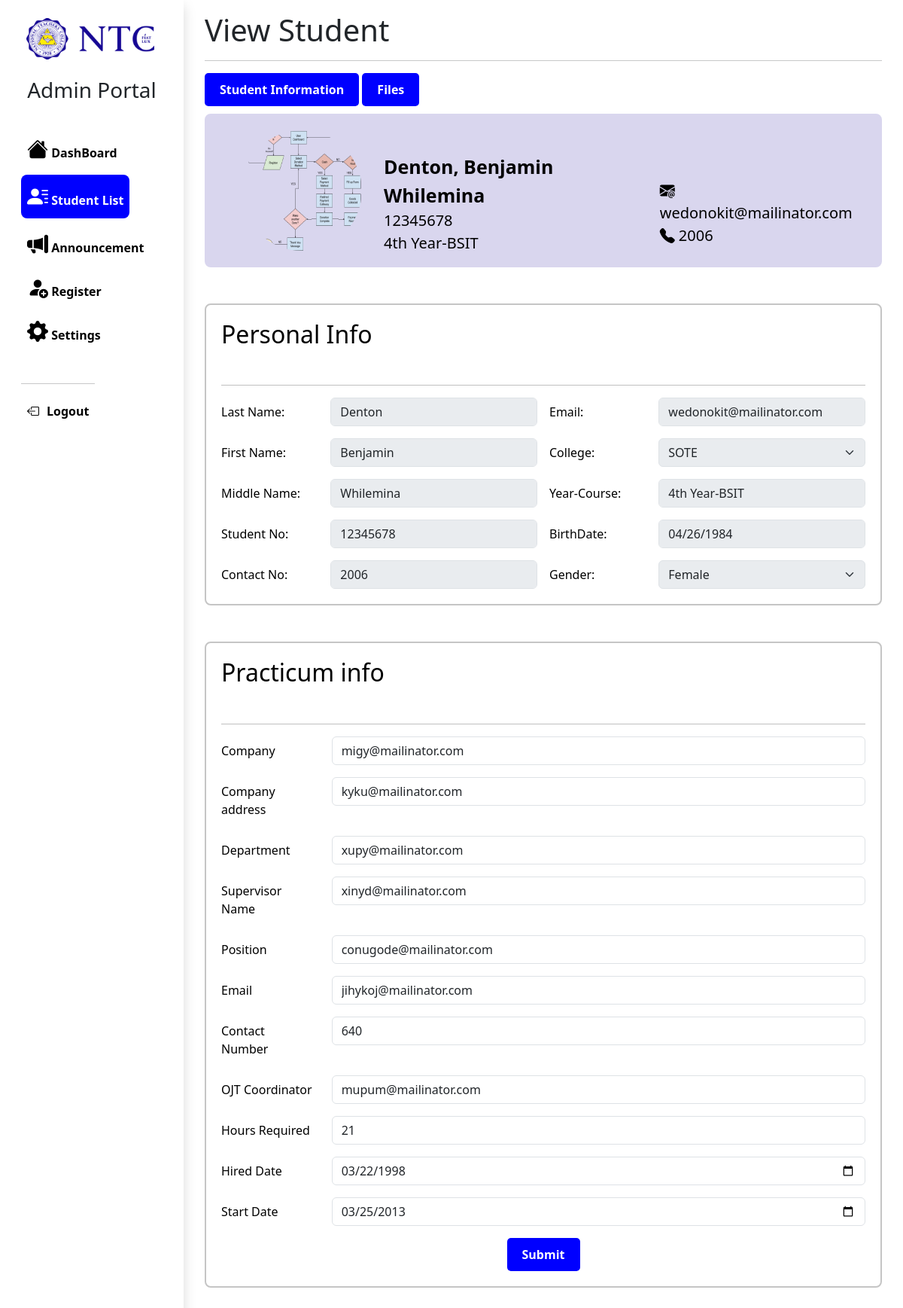
The page /admin/view_student.php?view=12345678 (signed in) on the database its author committed.
### tables this page shows
CREATE TABLE `studentinfo` (
  `id` int(225) NOT NULL,
  `studentid` int(50) NOT NULL,
  `image` varchar(225) DEFAULT NULL,
  `lastName` varchar(100) DEFAULT NULL,
  `firstName` varchar(100) DEFAULT NULL,
  `middleName` varchar(100) DEFAULT NULL,
  `contactNum` bigint(225) DEFAULT NULL,
  `email` varchar(100) DEFAULT NULL,
  `college` varchar(100) DEFAULT NULL,
  `yearProg` varchar(100) DEFAULT NULL,
  `birthDate` date DEFAULT NULL,
  `gender` varchar(100) DEFAULT NULL,
  `dateTimeCreated` datetime(6) DEFAULT NULL,
  `dateTimeUpdated` datetime(6) DEFAULT NULL
);

CREATE TABLE `practicuminfo` (
  `id` int(50) NOT NULL,
  `studentid` varchar(225) DEFAULT NULL,
  `company` varchar(100) DEFAULT NULL,
  `compAddress` varchar(100) DEFAULT NULL,
  `department` varchar(100) DEFAULT NULL,
  `supervisorName` varchar(100) DEFAULT NULL,
  `position` varchar(100) DEFAULT NULL,
  `email` varchar(100) DEFAULT NULL,
  `contactNum` int(50) DEFAULT NULL,
  `ojtCoordinator` varchar(100) DEFAULT NULL,
  `practicumHrsreq` int(100) DEFAULT NULL,
  `hiredDate` date DEFAULT NULL,
  `startDate` date DEFAULT NULL,
  `dateTimeCreated` datetime(6) DEFAULT NULL,
  `dateTimeUpdated` datetime(6) DEFAULT NULL
);

### admin/view_student.php (the view, shortened to what the rows shown need)
<?php
include "../include/connection.php";
if(isset($_GET['view'])){
     $student_id = $_GET['view'];
}
?>
<!DOCTYPE html>
<html lang="en">
<head>
     <link href="https://cdn.jsdelivr.net/npm/bootstrap@5.3.2/dist/css/bootstrap.min.css" rel="stylesheet">
      <link rel="stylesheet" href="https://cdn.jsdelivr.net/npm/bootstrap-icons@1.11.3/font/bootstrap-icons.min.css">
     <link rel="stylesheet" href="../src/css/admin/viewStudentStyle.css">
</head>
<body>
<div class="container-fluid">
    <div class="row">
        <div class="col-sm p-3 min-vh-100">
          <div class="container-xxl">
            <h1>View Student</h1>
            <form action="" method="post" enctype="multipart/form-data">
            <div class="profile-container ">
                  <?php
                                        $query = "SELECT * FROM `studentinfo` WHERE studentid = '$student_id'";
                                        $run = mysqli_query($conn, $query);
                                        if (mysqli_num_rows($run) > 0) {
                                            foreach ($run as $row) {
                                        ?>
<div class="container text-center">
                            <div class="row justify content-start">
                                <div class="col-3">
                                <img src="../student/image/<?php echo$row['image'] ?> " class="img-fluid rounded-circle rounded" style="width: 10rem; height:10rem;" alt="...">
                                </div>
                                <div class="col-5">
                                    <div class="labels">
                                                <label type="text" name="name" id="inputtext6" ><?php echo $row['lastName']?>, <?php echo $row['firstName']?> <?php echo $row['middleName']?></label><br>
                                                <label type="text" name="studentId" id="inputtext6" ><?php echo $row['studentid']?></label> <br>
                                                <label type="text" name="yearProg" id="inputtext6" ><?php echo $row['yearProg']?></label>
                                    </div>
                                </div>
                                <div class="col-4">
                                    <div class="labels2">
                                        <br>
                                        <i class="bi bi-envelope-at-fill"> </i> <label type="text" name="email" id="inputtext6" ><?php echo $row['email']?></label> <br>
                                        <i class="bi bi-telephone-fill"> </i>   <label type="text" name="contact_no" id="inputtext6" ><?php echo $row['contactNum']?></label>
                                    </div>
                                </div>
                            </div>
                        </div>
            </div>
                    <div class="pt-5">
                <div class="analytics-container  mb-5 " >
                        <h2>Personal Info</h2>
                        <div class="form-check form-switch">
                        </div>
                        <hr>
                    <div class="row g-3 align-items-center">
                    <div class="col-md-2">
                                <label for="inputtext6" class="col-form-label">Last Name:</label>
                            </div>
                            <div class="col-md-4">
                                <input type="text" name="last_name" id="inputtext6" class="form-control" aria-describedby="textHelpInline" value = "<?php echo $row['lastName'] ?>" disabled>
                            </div>
                            <div class="col-md-2">
                                <label for="inputtext6" class="col-form-label">Email:</label>
                            </div>
                            <div class="col-md-4">
                                <input type="email" name="email" id="inputtext6" class="form-control" aria-describedby="textHelpInline" value = "<?php echo $row['email'] ?>" disabled >
                            </div>
                            <div class="col-md-2">
                                <label for="inputtext6" class="col-form-label">First Name:</label>
                            </div>
                            <div class="col-md-4">
                                <input type="text" name="first_name" id="inputtext6" class="form-control" aria-describedby="textHelpInline" value = "<?php echo $row['firstName'] ?>" disabled>
                            </div>
                            <div class="col-md-2">
                                <label for="inputtext6" class="col-form-label">College:</label>
                            </div>
                            <div class="col-md-4">
                            <select class="form-select" aria-label="Default select example" id="select" name="college" disabled>
                                                    <?php if ($row['college'] == 'SOAST') : ?>
                                                        <option value="SOAST">SOAST</option>
                                                        <option value="SOB">SOB</option>
                                                        <option value="SOTE">SOTE</option>
                                                    <?php elseif($row['college'] == 'SOB') : ?>
                                                        <option value="SOB">SOB</option>
                                                        <option value="SOAST">SOAST</option>
                                                        <option value="SOTE">SOTE</option>
                                                    <?php else : ?>
                                                        <option value="SOTE">SOTE</option>
                                                    <?php endif; ?>
                                                </select>
                            </div>
                            <div class="col-md-2">
                                <label for="inputtext6" class="col-form-label">Middle Name:</label>
                            </div>
                            <div class="col-md-4">
                                <input type="text" name="middle_name" id="inputtext6" class="form-control" aria-describedby="textHelpInline" value = "<?php echo $row['middleName'] ?>" disabled>
                            </div>
                            <div class="col-md-2">
                                <label for="inputtext6" class="col-form-label">Year-Course:</label>
                            </div>
                            <div class="col-md-4">
                                <input type="text" name="year_course" id="inputtext6" placeholder="4th Year-BSIT" class="form-control" aria-describedby="textHelpInline" value = "<?php echo $row['yearProg'] ?>" disabled>
                            </div>
                            <div class="col-md-2">
                                <label for="inputtext6" class="col-form-label">Student No:</label>
                            </div>
                            <div class="col-md-4">
                                <input type="text" id="inputtext6" class="form-control" aria-describedby="textHelpInline" value="<?php echo $student_id ?>" disabled>
                            </div>
                            <div class="col-md-2">
                                <label for="inputtext6" class="col-form-label">BirthDate:</label>
                            </div>
                            <div class="col-md-4">
                                <input type="date" name="birth_date" id="inputtext6" class="form-control" aria-describedby="textHelpInline" value = "<?php echo $row['birthDate'] ?>" disabled>
                            </div>
                            <div class="col-md-2">
                                <label for="inputtext6" class="col-form-label">Contact No:</label>
                            </div>
                            <div class="col-md-4">
                                <input type="number" name="contact_no" id="inputtext6" class="form-control" aria-describedby="textHelpInline"value = "<?php echo $row['contactNum'] ?>" disabled>
                            </div>
                            <div class="col-md-2">
                                <label for="inputtext6" class="col-form-label">Gender:</label>
                            </div>
                            <div class="col-md-4">
                            <select class="form-select" aria-label="Default select example" id="select" name="gender" disabled>
                                                    <?php if ($row['gender'] == 'Male') : ?>
                                                        <option value="Male">Male</option>
                                                        <option value="Female">Female</option>
                                                    <?php else : ?>
                                                        <option value="Female">Female</option>
                                                    <?php endif; ?>
                                                </select>
                            </div>
                        </div>
                    </div>
                    </form>
                    <?php
                                            }
                                        }
        ?>
        </div>
                  <div class="analytics-container  mb-5 " >
                        <h2> Practicum info</h2>
                 <?php
                                $query = 'SELECT `company`, `compAddress`, `department`, `supervisorName`, `position`, `email`, `contactNum`, `ojtCoordinator`, `practicumHrsreq`, `hiredDate`, `startDate` FROM `practicuminfo`
                                        WHERE studentid = ?';
                                $stmt = $conn->prepare($query);
                                $stmt->bind_param('s', $student_id);
                                $stmt->execute();
                                $result = $stmt->get_result();
                                $data = $result->fetch_all(MYSQLI_ASSOC);
                                foreach ($data as $rows) {
                                ?>
                <form action = "" method="post">
                    <div class="row mb-3">
                        <label for="inputEmail3" class="col-sm-2 col-form-label">Company</label>
                        <div class="col-sm-10">
                        <input type="text" class="form-control" id="inputEmail3" name="company" value="<?php echo $rows['company']?>" >
                        </div>
                    </div>
                    <div class="row mb-3">
                        <label for="inputEmail3" class="col-sm-2 col-form-label">Company address</label>
                        <div class="col-sm-10">
                        <input type="text" class="form-control" id="inputEmail3" name="company_address" value="<?php echo $rows['compAddress'] ?>" >
                        </div>
                    </div>
                      <div class="row mb-3">
                        <label for="inputEmail3" class="col-sm-2 col-form-label">Department</label>
                        <div class="col-sm-10">
                        <input type="text" class="form-control" id="inputEmail3" name="department" value="<?php echo $rows['department'] ?>">
                        </div>
                    </div>
                     <div class="row mb-3">
                        <label for="inputEmail3" class="col-sm-2 col-form-label">Supervisor Name</label>
                        <div class="col-sm-10">
                        <input type="text" class="form-control" id="inputEmail3" name="supervisor_name" value="<?php echo $rows['supervisorName'] ?>" >
                        </div>
                    </div>
                     <div class="row mb-3">
                        <label for="inputEmail3" class="col-sm-2 col-form-label">Position</label>
                        <div class="col-sm-10">
                        <input type="text" class="form-control" id="inputEmail3" name="position" value="<?php echo $rows['position'] ?>" >
                        </div>
                    </div>
                    <div class="row mb-3">
                        <label for="inputEmail3" class="col-sm-2 col-form-label">Email</label>
                        <div class="col-sm-10">
                        <input type="text" class="form-control" id="inputEmail3" name="email" value="<?php echo $rows['email'] ?>">
                        </div>
                    </div>
                    <div class="row mb-3">
                        <label for="inputEmail3" class="col-sm-2 col-form-label">Contact Number</label>
                        <div class="col-sm-10">
                        <input type="number" class="form-control" id="inputEmail3" name="contact_number" value="<?php echo $rows['contactNum'] ?>">
                        </div>
                    </div>
                     <div class="row mb-3">
                        <label for="inputEmail3" class="col-sm-2 col-form-label">OJT Coordinator</label>
                        <div class="col-sm-10">
                        <input type="text" class="form-control" id="inputEmail3" name="ojt_coordinator" value="<?php echo $rows['ojtCoordinator'] ?>">
                        </div>
                    </div>
                     <div class="row mb-3">
                        <label for="inputEmail3" class="col-sm-2 col-form-label">Hours Required</label>
                        <div class="col-sm-10">
                        <input type="number" class="form-control" id="inputEmail3" name="hours" value="<?php echo $rows['practicumHrsreq'] ?>" >
                        </div>
                    </div>
                     <div class="row mb-3">
                        <label for="inputEmail3" class="col-sm-2 col-form-label">Hired Date</label>
                        <div class="col-sm-10">
                        <input type="date" name="hired_date" id="inputtext6" class="form-control" aria-describedby="textHelpInline" value = "<?php echo $rows['hiredDate']; ?>">
                        </div>
                    </div>
                      <div class="row mb-3">
                        <label for="inputEmail3" class="col-sm-2 col-form-label">Start Date</label>
                        <div class="col-sm-10">
                        <input type="date" class="form-control" id="inputEmail3" name="start_date" value="<?php echo $rows['startDate'] ?>">
                        </div>
                    </div>
                   <div class="text-center "> <input type="submit" class="btn btn-primary" name="submit" value="Submit" id="update"  >
                </form>
   <?php
                                }
   ?>
    </div>
    </div>
</body>
</html>

### rows shown on the page
studentinfo: image (picture), lastName "Denton", firstName "Benjamin", middleName "Whilemina", studentid "12345678", yearProg "4th Year-BSIT", email "wedonokit@mailinator.com", contactNum "2006", last_name "Denton", first_name "Benjamin", college "SOTE", middle_name "Whilemina", year_course "4th Year-BSIT", birth_date "04/26/1984", gender "Female"
practicuminfo: company "migy@mailinator.com", company_address "kyku@mailinator.com", department "xupy@mailinator.com", supervisor_name "xinyd@mailinator.com", position "conugode@mailinator.com", email "jihykoj@mailinator.com", contact_number "640", ojt_coordinator "mupum@mailinator.com", hours "21", hired_date "03/22/1998", start_date "03/25/2013"
